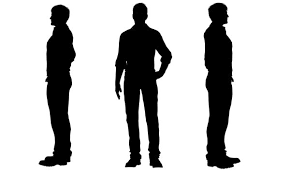
#> input picture rotoscoping/assets/image_1.png, 290 x 174 px
$ python procedure_1.py
#> lines starting #> are read from the running program, lines starting #| are printed output that depends on the picture; after the words box and inside, x2 and y2 are one past the last pixel; in counts of white or black regions, pixels touching at a corner belong together
import cv2
import numpy as np
import os


image_path = os.path.join("assets","image_1.png")
image = cv2.imread(image_path, cv2.IMREAD_UNCHANGED)
#> image is the input picture: shape (174, 290, 3); min 0, max 255, mean 194.8

edges = cv2.Canny(image, 50, 150)
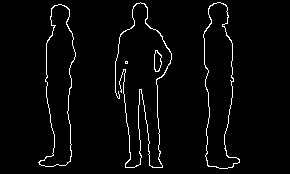
#> edges: shape (174, 290); 3.1% white in thin lines or dots, all inside (x1, y1, x2, y2) = (38, 2, 240, 169)
cv2.imshow("image", edges)

#saving the image
out_image = os.path.join("outputs","output_1.png")
cv2.imwrite(out_image, edges)

cv2.waitKey(0)
cv2.destroyAllWindows()
